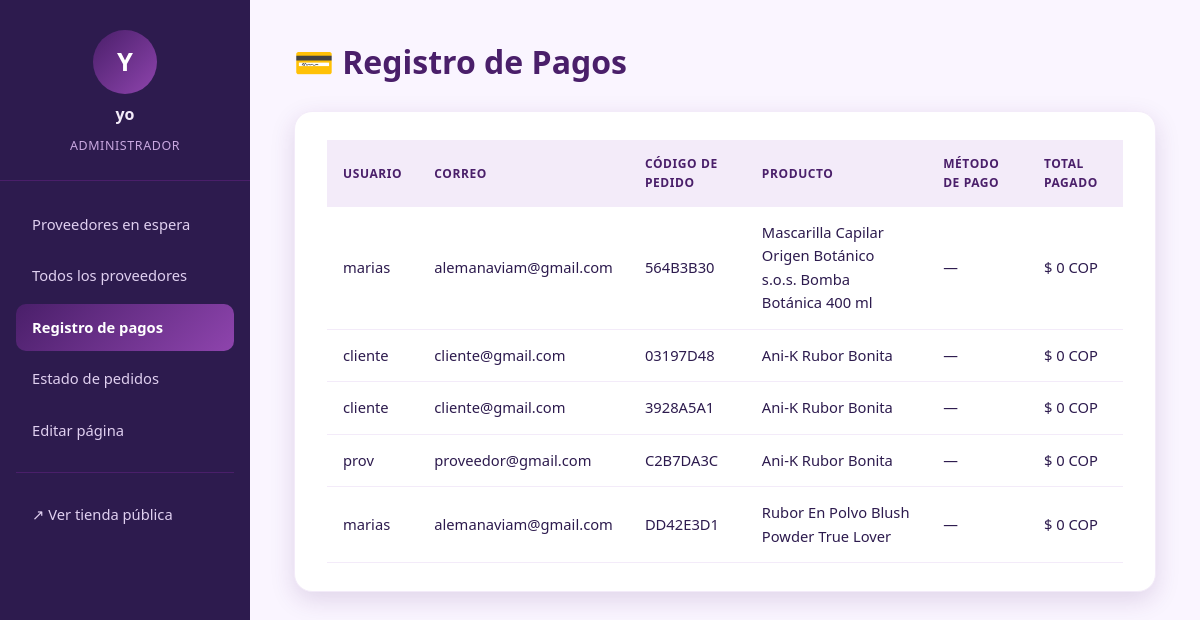
The app's page /adm/pagos/ (signed in) with its own data.
### rastreo/models.py (models this page shows, shortened)
class Envio(models.Model):
    ESTADOS = [
        ('preparando', 'En preparación'),
        ('listo', 'Listo'),
        ('en_camino', 'En viaje'),
        ('entregado', 'Llegó a su destino'),
        ('cancelado', 'Cancelado'),
    ]
    METODOS_PAGO = [
        ('nequi', 'Nequi'),
        ('tarjeta', 'Tarjeta (Visa/Mastercard)'),
        ('pse', 'PSE'),
        ('mercadopago', 'Mercado Pago'),
        ('contraentrega', 'Pago contraentrega'),
    ]
    TIEMPO_LISTO = timedelta(hours=2)
    TIEMPO_EN_CAMINO = timedelta(days=1)
    TIEMPO_ENTREGADO = timedelta(days=3)
    ORDEN_ESTADOS = ['preparando', 'listo', 'en_camino', 'entregado']
    cliente = models.ForeignKey(settings.AUTH_USER_MODEL, on_delete=models.CASCADE, related_name='envios')
    producto = models.ForeignKey(Producto, on_delete=models.CASCADE)
    empresa_envio = models.ForeignKey(
        EmpresaEnvio,
        on_delete=models.SET_NULL,
        null=True,
        blank=True,
        related_name='envios'
    )
    fecha_asignacion_empresa = models.DateTimeField(null=True, blank=True)
    fecha_creacion = models.DateTimeField(auto_now_add=True)
    estado_actual = models.CharField(max_length=20, choices=ESTADOS, default='preparando')
    numero_guia = models.CharField(max_length=20, unique=True)
    cantidad = models.PositiveIntegerField(default=1)
    precio_unitario = models.DecimalField(max_digits=10, decimal_places=2, default=0)
    nombre_destinatario = models.CharField(max_length=150, blank=True)
    telefono = models.CharField(max_length=20, blank=True)
    correo = models.EmailField(blank=True)
    direccion = models.CharField(max_length=255, blank=True)
    departamento = models.CharField(max_length=100, blank=True)
    ciudad = models.CharField(max_length=100, blank=True)
    metodo_pago = models.CharField(max_length=20, choices=METODOS_PAGO, blank=True)
    def subtotal(self):
        return self.cantidad * self.precio_unitario

### inventario/models.py (models this page shows, shortened)
class Producto(models.Model):
    proveedor = models.ForeignKey(User, on_delete=models.CASCADE, related_name='productos')
    categoria = models.ForeignKey(Categoria, on_delete=models.SET_NULL, null=True, related_name='articulos')
    nombre = models.CharField(max_length=150)
    marca = models.CharField(max_length=100, blank=True, null=True)
    descripcion = models.TextField()
    precio = models.DecimalField(
        max_digits=10,
        decimal_places=2,
        validators=[MinValueValidator(Decimal("0.00"))],
    )
    cantidad_disponible = models.PositiveIntegerField(default=0)
    imagen = models.ImageField(upload_to='productos/', blank=True, null=True)
    esta_activo = models.BooleanField(default=True, help_text="Permite pausar la venta del producto sin eliminarlo")
    fecha_creacion = models.DateTimeField(auto_now_add=True)
    ultima_actualizacion = models.DateTimeField(auto_now=True)
    HORAS_LIMITE_NUEVO = 5

### administracion/views.py (the view)
# urls.py: path('pagos/', views.pagos, name='pagos'),
@admin_required
def pagos(request):
    Envio = apps.get_model('rastreo', 'Envio')
    pagos_lista = (
        Envio.objects
        .exclude(estado_actual='cancelado')
        .select_related('cliente', 'producto')
        .order_by('-fecha_creacion')
    )
    return render(request, 'administracion/pagos.html', {
        'pagos': pagos_lista,
        'active': 'pagos',
    })

### administracion/templates/administracion/pagos.html (shortened to what this page needs)
{% extends 'administracion/base_admin.html' %}
{% load humanize %}
{% block contenido %}
    <h1>💳 Registro de Pagos</h1>
    <section class="admin-card">
        {% if pagos %}
            <table class="admin-table">
                <thead>
                    <tr>
                        <th>Usuario</th>
                        <th>Correo</th>
                        <th>Código de pedido</th>
                        <th>Producto</th>
                        <th>Método de pago</th>
                        <th>Total pagado</th>
                    </tr>
                </thead>
                <tbody>
                {% for envio in pagos %}
                    <tr>
                        <td>{{ envio.cliente.username }}</td>
                        <td>{{ envio.correo|default:envio.cliente.email }}</td>
                        <td>{{ envio.numero_guia }}</td>
                        <td>{{ envio.producto.nombre }}</td>
                        <td>{{ envio.get_metodo_pago_display|default:"—" }}</td>
                        <td>$ {{ envio.subtotal|floatformat:0|intcomma }} COP</td>
                    </tr>
                {% endfor %}
                </tbody>
            </table>
        {% else %}
            <p>Todavía no se ha registrado ningún pago.</p>
        {% endif %}
    </section>
{% endblock %}

### administracion/templates/administracion/base_admin.html (shortened to what this page needs)
{% load static %}
<!DOCTYPE html>
<html lang="es">
<head>
    <link rel="stylesheet" href="{% static 'dash.css' %}">
    <link rel="stylesheet" href="{% static 'base.css' %}">
</head>
<body>
<div class="admin-layout">
    <aside class="admin-sidebar">
        <div class="admin-profile">
            <div class="avatar-circle">{{ request.user.username|first|upper }}</div>
            <p class="admin-name">{{ request.user.username }}</p>
            <p class="admin-role">Administrador</p>
        </div>
        <nav class="admin-nav">
            <a href="{% url 'administracion:dashboard' %}" class="{% if active == 'proveedores' %}active{% endif %}">Proveedores en espera</a>
            <a href="{% url 'administracion:lista_proveedores' %}" class="{% if active == 'lista_proveedores' %}active{% endif %}">Todos los proveedores</a>
            <a href="{% url 'administracion:pagos' %}" class="{% if active == 'pagos' %}active{% endif %}">Registro de pagos</a>
            <a href="{% url 'administracion:pedidos' %}" class="{% if active == 'pedidos' %}active{% endif %}">Estado de pedidos</a>
            <a href="{% url 'administracion:gestion_diseno' %}" class="{% if active == 'diseno' %}active{% endif %}">Editar página</a>
            <hr>
            <a href="{% url 'usuarios:tienda_home' %}" target="_blank" rel="noopener">↗ Ver tienda pública</a>
        </nav>
    </aside>
    <main class="admin-main">
        {% block contenido %}{% endblock %}
    </main>
</div>
</body>
</html>

### administracion/static/dash.css (style rules this page uses)
:root { --purple-900: #2d1b4e; --purple-800: #4a1f6a; --purple-700: #6c3b8c; --purple-600: #8e44ad; --purple-500: #9b59b6; --purple-400: #b38cd9; --purple-300: #c9a8e0; --purple-200: #e0d0f0; --purple-100: #f3ebf9; --purple-50: #faf5ff; --gradient-hero: linear-gradient(135deg, #4a1f6a, #8e44ad); --shadow: 0 8px 24px rgba(75, 30, 110, 0.15); --radius: 18px; --success: #27ae60; --success-hover: #219150; --font-family: system-ui, -apple-system, BlinkMacSystemFont, 'Segoe UI', Roboto, Oxygen, Ubuntu, Cantarell, sans-serif; }
*, *::before, *::after { box-sizing: border-box; margin: 0; padding: 0; }
body { font-family: var(--font-family); background-color: var(--purple-50); color: var(--purple-900); line-height: 1.6; min-height: 100vh; }
.admin-card { background: white; border-radius: var(--radius); padding: 2rem; box-shadow: var(--shadow); border: 1px solid var(--purple-100); margin-bottom: 2rem; }

### administracion/static/base.css (style rules this page uses)
:root { --purple-900: #2d1b4e; --purple-800: #4a1f6a; --purple-700: #6c3b8c; --purple-600: #8e44ad; --purple-500: #9b59b6; --purple-400: #b38cd9; --purple-300: #c9a8e0; --purple-200: #e0d0f0; --purple-100: #f3ebf9; --purple-50: #faf5ff; --gradient-hero: linear-gradient(135deg, #4a1f6a, #8e44ad); --shadow: 0 8px 24px rgba(75, 30, 110, 0.15); --radius: 18px; }
* { box-sizing: border-box; margin: 0; padding: 0; font-family: 'Segoe UI', Tahoma, Geneva, Verdana, sans-serif; }
body { background: var(--purple-50); color: var(--purple-900); min-height: 100vh; }
.admin-layout { display: flex; min-height: 100vh; }
.admin-sidebar { width: 250px; flex-shrink: 0; background: var(--purple-900); color: var(--purple-100); display: flex; flex-direction: column; padding: 30px 0; }
.admin-profile { display: flex; flex-direction: column; align-items: center; gap: 8px; padding-bottom: 24px; margin-bottom: 20px; border-bottom: 1px solid var(--purple-800); }
.avatar-circle { width: 64px; height: 64px; border-radius: 50%; background: var(--gradient-hero); display: flex; align-items: center; justify-content: center; font-size: 1.6rem; font-weight: 700; color: white; }
.admin-name { font-weight: 700; font-size: 1rem; }
.admin-role { font-size: 0.78rem; color: var(--purple-300); text-transform: uppercase; letter-spacing: 0.6px; }
.admin-nav { display: flex; flex-direction: column; gap: 4px; padding: 0 16px; }
.admin-nav a { display: flex; align-items: center; gap: 10px; padding: 12px 16px; border-radius: 10px; color: var(--purple-200); text-decoration: none; font-size: 0.92rem; font-weight: 500; transition: background 0.2s ease, color 0.2s ease; }
.admin-nav a.active { background: var(--gradient-hero); color: white; font-weight: 700; }
.admin-nav hr { border: none; border-top: 1px solid var(--purple-800); margin: 14px 0; }
.admin-main { flex: 1; padding: 36px 44px; }
.admin-main h1 { color: var(--purple-800); margin-bottom: 24px; }
.admin-card { background: white; border-radius: var(--radius); box-shadow: var(--shadow); padding: 28px 32px; }
table.admin-table { width: 100%; border-collapse: collapse; text-align: left; }
table.admin-table th { background: var(--purple-100); color: var(--purple-800); padding: 14px 16px; font-size: 12px; text-transform: uppercase; letter-spacing: 0.6px; }
table.admin-table td { padding: 14px 16px; border-bottom: 1px solid var(--purple-100); font-size: 0.92rem; }

### records on screen
Envio: cliente.username "marias", correo "alemanaviam@gmail.com", numero_guia "564B3B30", producto.nombre "Mascarilla Capilar Origen Botánico s.o.s. Bomba Botánica 400 ml", metodo_pago "—", subtotal "0"
Envio: cliente.username "cliente", correo "cliente@gmail.com", numero_guia "03197D48", producto.nombre "Ani-K Rubor Bonita", metodo_pago "—", subtotal "0"
Envio: cliente.username "cliente", correo "cliente@gmail.com", numero_guia "3928A5A1", producto.nombre "Ani-K Rubor Bonita", metodo_pago "—", subtotal "0"
Envio: cliente.username "prov", correo "proveedor@gmail.com", numero_guia "C2B7DA3C", producto.nombre "Ani-K Rubor Bonita", metodo_pago "—", subtotal "0"
Envio: cliente.username "marias", correo "alemanaviam@gmail.com", numero_guia "DD42E3D1", producto.nombre "Rubor En Polvo Blush Powder True Lover", metodo_pago "—", subtotal "0"

### other values on screen
{{ request.user.username|first|upper }} "Y"
{{ request.user.username }} "yo"
